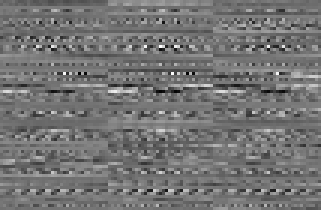
%> input picture tmp/careful_rand_init/conv1_int16.tif, 107 x 70 px, shrunk from 147 x 96 before the run (shown 3 times larger)
$ octave rand_init_ZF_convlayers.m   (GNU Octave 9; MATLAB toolbox functions it lacks are replaced by stand-ins)
%> lines starting %> are read from the running program, lines starting %| are printed output that depends on the picture
figure;

%%
conv1 = imread( 'conv1_int16.tif' );
%> conv1 is the input picture: size 70x107 int32; min -22741, max 27215, mean 29.4
conv1 = single( conv1 ) ./ 256 ./256;
%> conv1: size 70x107 single

subplot(3,4,1); hold on;
hConv1 = plot( conv1(:), 'b.' );
hRand01 = plot( normrnd( 0, 0.1, [numel(conv1), 1]), 'm.' );
legend( [hConv1, hRand01], {'conv1', 'rand, sig=0.1'} );
%> figure, not shown here; highest point at x = 3726, y = 0.415; highest point at x = 6390, y = 0.39

%%
conv2 = imread( 'conv2_int16.tif' );
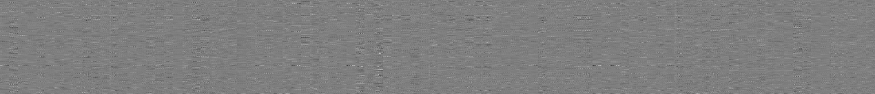
%> input picture tmp/careful_rand_init/conv2_int16.tif, 1750 x 187 px, shrunk from 2400 x 256 before the run (shown at 1/2 size)
%> conv2 is the input picture: size 187x1750 int32; min -10784, max 10768, mean -55.1
conv2 = single( conv2 ) ./ 256 ./256;
%> conv2: size 187x1750 single

init = zeros( numel(conv2), 1 );
init( 1:100:end ) = normrnd( 0, 0.02, [ceil( numel(conv2) / 100), 1]);

subplot(3,4,2); hold on; cla;
hConv2 = plot( conv2(:), 'b.' );
hRand001 = plot( init, 'm.' );
legend( [hConv2, hRand001], {'conv2', 'rand, sig=0.01'} );
%> figure, not shown here; panel 1: highest point at x = 3726, y = 0.415; panel 1: highest point at x = 6390, y = 0.39; panel 2: highest point at x = 100566, y = 0.164; panel 2: highest point at x = 187601, y = 0.0733

%%
conv3 = imread( 'conv3_int16.tif' );
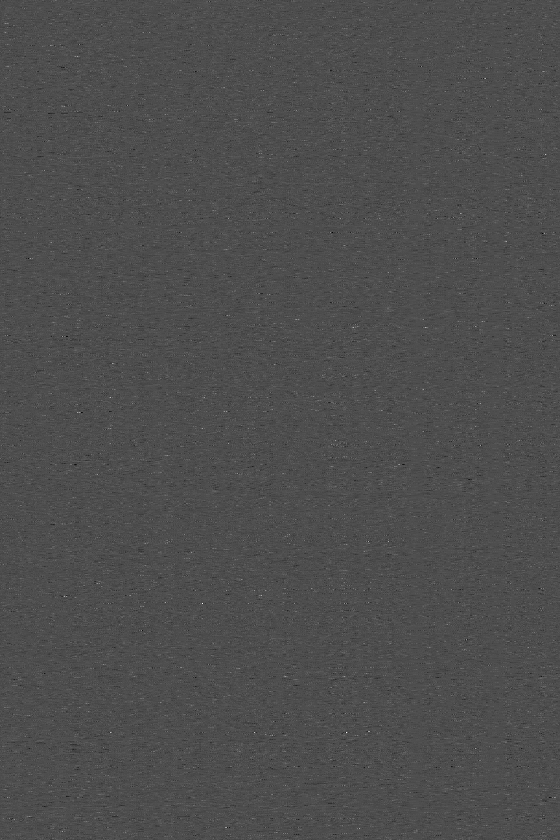
%> input picture tmp/careful_rand_init/conv3_int16.tif, 560 x 840 px, shrunk from 768 x 1152 before the run
%> conv3 is the input picture: size 840x560 int32; min -11630, max 26131, mean -71.6
conv3 = single( conv3 ) ./ 256 ./256;
%> conv3: size 840x560 single

init = zeros( numel(conv3), 1 );
init( 1:100:end ) = normrnd( 0, 0.02, [ceil( numel(conv3) / 100), 1]);

subplot(3,4,3); hold on; cla;
hConv3 = plot( conv3(:), 'b.' );
hRand002 = plot( init, 'm.' );
legend( [hConv3, hRand002], {'conv3', 'rand, sig=0.02'} );
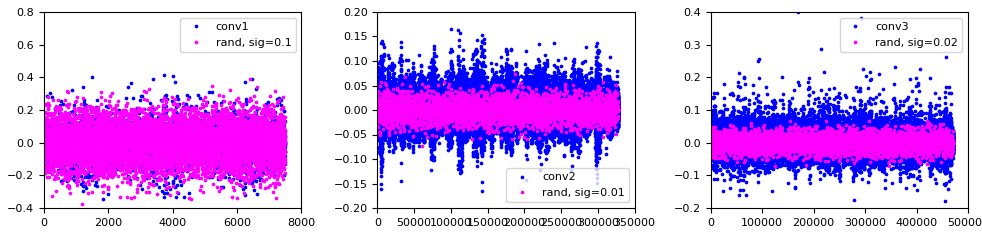
%> figure redrawn from the program's plot data, 3 panels; panel 1: highest point at x = 3726, y = 0.415; panel 1: highest point at x = 6390, y = 0.39; panel 2: highest point at x = 100566, y = 0.164; panel 2: highest point at x = 187601, y = 0.0733

%%
conv4 = imread( 'conv4_int16.tif' );
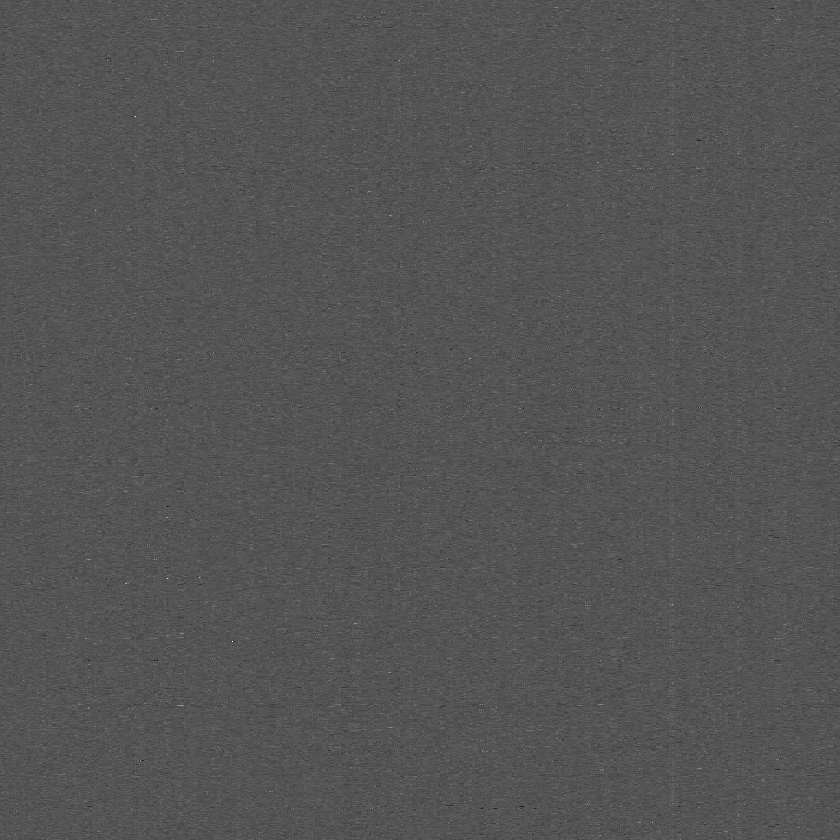
%> input picture tmp/careful_rand_init/conv4_int16.tif, 840 x 840 px, shrunk from 1152 x 1152 before the run
%> conv4 is the input picture: size 840x840 int32; min -10082, max 20148, mean -63.2
conv4 = single( conv4 ) ./ 256 ./256;
%> conv4: size 840x840 single

init = zeros( numel(conv4), 1 );
init( 1:100:end ) = normrnd( 0, 0.02, [ceil( numel(conv4) / 100), 1]);

subplot(3,4,4); hold on; cla;
hConv4 = plot( conv4(:), 'b.' );
hRand002 = plot( init, 'm.' );
legend( [hConv4, hRand002], {'conv4', 'rand, sig=0.02'} );
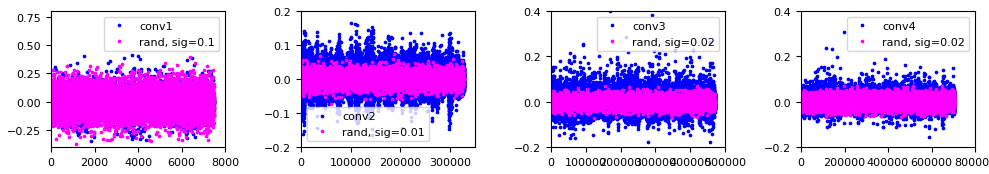
%> figure redrawn from the program's plot data, 4 panels; panel 1: highest point at x = 3726, y = 0.415; panel 1: highest point at x = 6390, y = 0.39; panel 2: highest point at x = 100566, y = 0.164; panel 2: highest point at x = 187601, y = 0.0733

%%
conv5 = imread( 'conv5_int16.tif' );
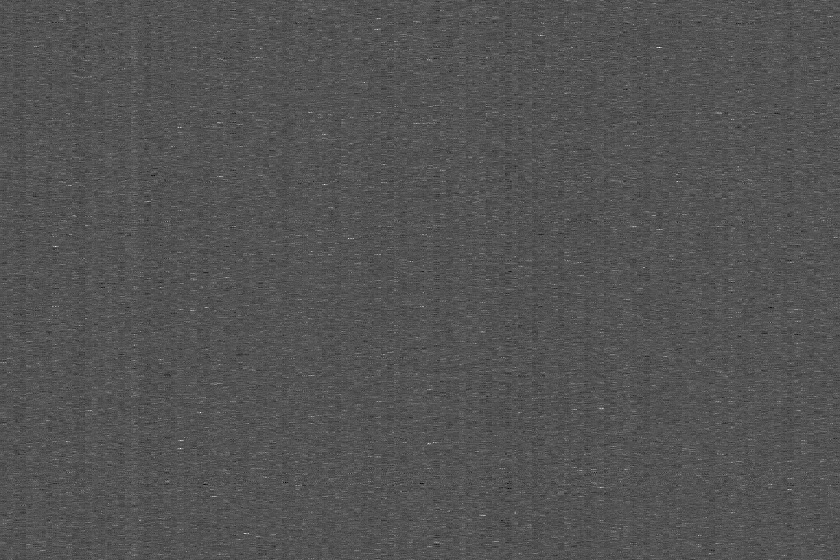
%> input picture tmp/careful_rand_init/conv5_int16.tif, 840 x 560 px, shrunk from 1152 x 768 before the run
%> conv5 is the input picture: size 560x840 int32; min -7661, max 15400, mean -95.7
conv5 = single( conv5 ) ./ 256 ./256;
%> conv5: size 560x840 single

init = zeros( numel(conv5), 1 );
init( 1:100:end ) = normrnd( 0, 0.02, [ceil( numel(conv5) / 100), 1]);

subplot(3,4,5); hold on;    cla;
hConv5 = plot( conv5(:), 'b.' );
hRand002 = plot( init, 'm.' );
legend( [hConv5, hRand002], {'conv5', 'rand, sig=0.02'} );
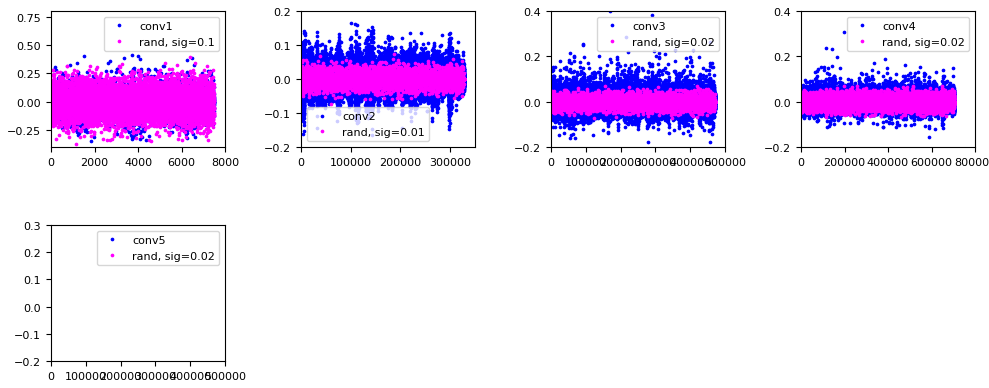
%> figure redrawn from the program's plot data, 5 panels; panel 1: highest point at x = 3726, y = 0.415; panel 1: highest point at x = 6390, y = 0.39; panel 2: highest point at x = 100566, y = 0.164; panel 2: highest point at x = 187601, y = 0.0733

%%
%> (the run ends here)
